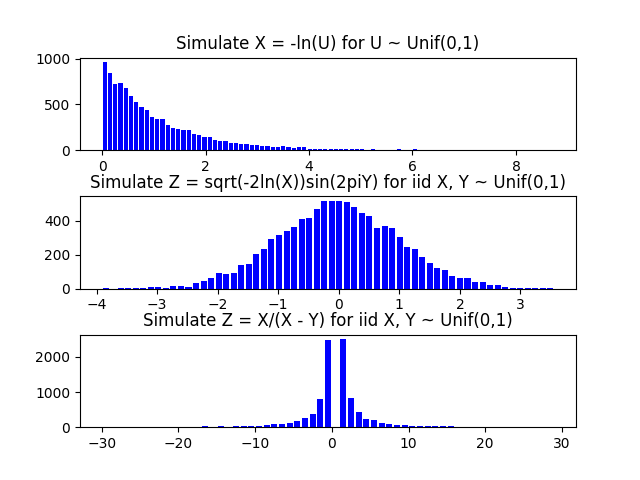

The Python source for this figure:
import numpy as np
import matplotlib.pyplot as plt

sample1 = -np.log(np.random.uniform(0.0, 1.0, 10000))

sample2_1 = np.sqrt(-2 * np.log(np.random.uniform(0.0, 1.0, 10000)))
sample2_2 = np.sin(2 * np.pi * np.random.uniform(0.0, 1.0, 10000))
sample2 = sample2_1 * sample2_2

sample3_1 = np.random.uniform(0.0, 1.0, 10000)
sample3_2 = np.random.uniform(0.0, 1.0, 10000)
sample3_3 = sample3_1 - sample3_2
sample3 = sample3_1 / sample3_3
if __name__ == '__main__':
    fig, axs = plt.subplots(3)
    axs[0].hist(sample1, bins='auto', color='b', rwidth=0.8)
    axs[0].set_title('Simulate X = -ln(U) for U ~ Unif(0,1)')
    axs[1].hist(sample2, bins='auto', color='b', rwidth=0.8)
    axs[1].set_title('Simulate Z = sqrt(-2ln(X))sin(2piY) for iid X, Y ~ Unif(0,1)')
    axs[2].hist(sample3, bins=range(-30, 30), color='b', rwidth=0.8)
    axs[2].set_title('Simulate Z = X/(X - Y) for iid X, Y ~ Unif(0,1)')
    plt.subplots_adjust(hspace=0.5)
    plt.show()
